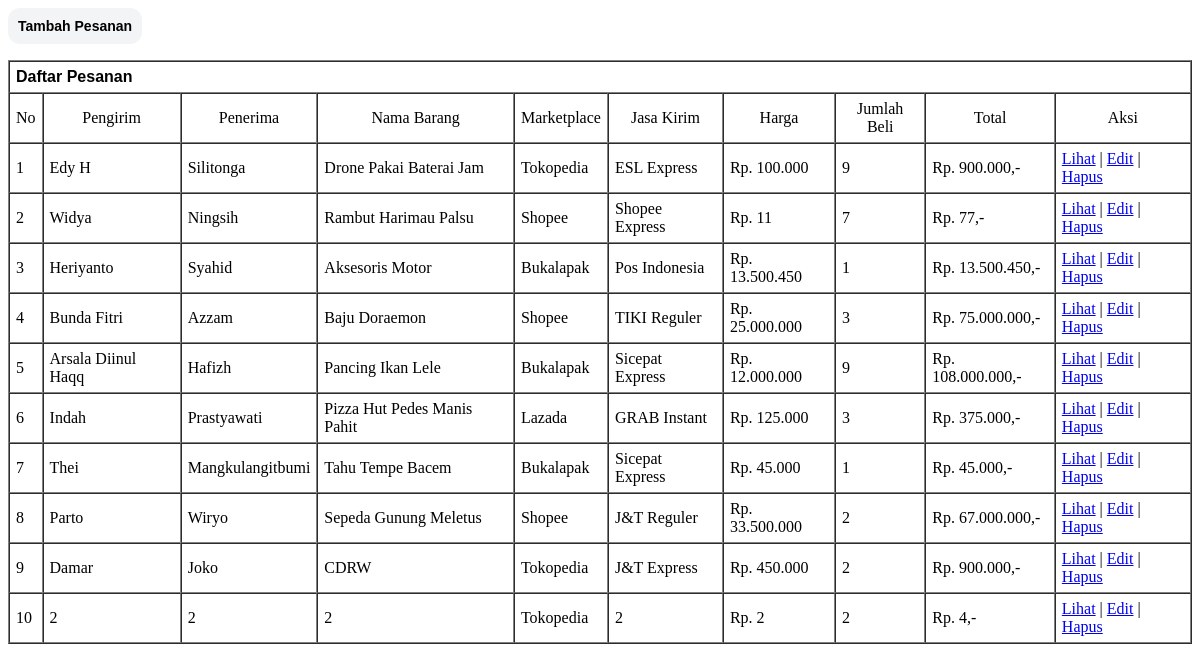
Page /pesanantampil.php on the committed database.
### tables this page shows
CREATE TABLE IF NOT EXISTS `pesanan` (
  `id_pesanan` varchar(12) NOT NULL,
  `nm_pengirim` varchar(50) NOT NULL,
  `nm_penerima` varchar(50) NOT NULL,
  `nm_barang` varchar(100) NOT NULL,
  `marketplace` enum('Bukalapak','Tokopedia','Shopee','Lazada') DEFAULT NULL,
  `jasa_kirim` text NOT NULL,
  `harga` bigint(19) NOT NULL,
  `jumlah_beli` bigint(50) NOT NULL,
  `alamat` varchar(200) NOT NULL
);

### pesanantampil.php (the view, shortened to what this page needs)
<?php
$konek = mysqli_connect("localhost", "root", "", "crud");
?>
<html>
<head>
    <link rel="stylesheet" href="style/tampil.css">
</head>
<body>
<form action="pesanantambahfm.php">
<input class="button" type="submit" style="font-weight: bold;" value="Tambah Pesanan">
</form>
<form action="pesanantampil.php" method="get">
<table id="myTable" border="1" cellspacing="0" cellpadding="6">
</form>
    <tr>
        <td colspan="100%"><b>Daftar Pesanan</b></td>
    </tr>
    <tr align="center">
        <td>No</td>
        <td>Pengirim</td>
        <td>Penerima</td>
        <td>Nama Barang</td>
        <td>Marketplace</td>
        <td>Jasa Kirim</td>
        <td>Harga</td>
        <td>Jumlah Beli</td>
        <td>Total</td>
        <td>Aksi</td>
    </tr>
<?php
$sql = "SELECT * FROM pesanan ORDER BY id_pesanan";
$qry = mysqli_query($konek, $sql)or die ("Gagal query");
$no=1;
while ($data = mysqli_fetch_array($qry)) {
echo "<tr bgcolor=#FFFFFF>
    <td>$no</td>
    <td>$data[nm_pengirim]</td>
    <td>$data[nm_penerima]</td>
    <td>$data[nm_barang]</td>
    <td>$data[marketplace]</td>
    <td>$data[jasa_kirim]</td>
    <td><p>Rp. ".number_format($data[harga], 0, '', '.')."<br></td>
    <td>$data[jumlah_beli]</td>
    <td><p>Rp. ".number_format($data[harga] * $data[jumlah_beli], 0, '', '.').",-<br></td>
    <td><a href=\"pesananlihat.php?id=$data[id_pesanan]\">Lihat</a> |
        <a href=\"pesananubahfm.php?id=$data[id_pesanan]\">Edit</a> |
        <a href=\"pesananhapus.php?id=$data[id_pesanan]\">Hapus</a></td>
    </tr>";
        $no++;
}
?>
</body>
</html>

### style/tampil.css (style rules this page uses)
b { font-family: arial; }
.button { outline: none; display: inline-block; font-family: arial; background-color: #F3F4F5; border: none; color: black; padding: 10px; text-align: center; text-decoration: none; display: inline-block; font-size: 14px; cursor: pointer; border-radius: 12px; }

### rows in the picture
pesanan: nm_pengirim "Edy H", nm_penerima "Silitonga", nm_barang "Drone Pakai Baterai Jam", marketplace "Tokopedia", jasa_kirim "ESL Express", harga "100.000", jumlah_beli "9", $data[harga] * $data[jumlah_beli] "900.000"
pesanan: nm_pengirim "Widya", nm_penerima "Ningsih", nm_barang "Rambut Harimau Palsu", marketplace "Shopee", jasa_kirim "Shopee Express", harga "11", jumlah_beli "7", $data[harga] * $data[jumlah_beli] "77"
pesanan: nm_pengirim "Heriyanto", nm_penerima "Syahid", nm_barang "Aksesoris Motor", marketplace "Bukalapak", jasa_kirim "Pos Indonesia", harga "13.500.450", jumlah_beli "1", $data[harga] * $data[jumlah_beli] "13.500.450"
pesanan: nm_pengirim "Bunda Fitri", nm_penerima "Azzam", nm_barang "Baju Doraemon", marketplace "Shopee", jasa_kirim "TIKI Reguler", harga "25.000.000", jumlah_beli "3", $data[harga] * $data[jumlah_beli] "75.000.000"
pesanan: nm_pengirim "Arsala Diinul Haqq", nm_penerima "Hafizh", nm_barang "Pancing Ikan Lele", marketplace "Bukalapak", jasa_kirim "Sicepat Express", harga "12.000.000", jumlah_beli "9", $data[harga] * $data[jumlah_beli] "108.000.000"
pesanan: nm_pengirim "Indah", nm_penerima "Prastyawati", nm_barang "Pizza Hut Pedes Manis Pahit", marketplace "Lazada", jasa_kirim "GRAB Instant", harga "125.000", jumlah_beli "3", $data[harga] * $data[jumlah_beli] "375.000"
pesanan: nm_pengirim "Thei", nm_penerima "Mangkulangitbumi", nm_barang "Tahu Tempe Bacem", marketplace "Bukalapak", jasa_kirim "Sicepat Express", harga "45.000", jumlah_beli "1", $data[harga] * $data[jumlah_beli] "45.000"
pesanan: nm_pengirim "Parto", nm_penerima "Wiryo", nm_barang "Sepeda Gunung Meletus", marketplace "Shopee", jasa_kirim "J&T Reguler", harga "33.500.000", jumlah_beli "2", $data[harga] * $data[jumlah_beli] "67.000.000"
pesanan: nm_pengirim "Damar", nm_penerima "Joko", nm_barang "CDRW", marketplace "Tokopedia", jasa_kirim "J&T Express", harga "450.000", jumlah_beli "2", $data[harga] * $data[jumlah_beli] "900.000"
pesanan: nm_pengirim "2", nm_penerima "2", nm_barang "2", marketplace "Tokopedia", jasa_kirim "2", harga "2", jumlah_beli "2", $data[harga] * $data[jumlah_beli] "4"
